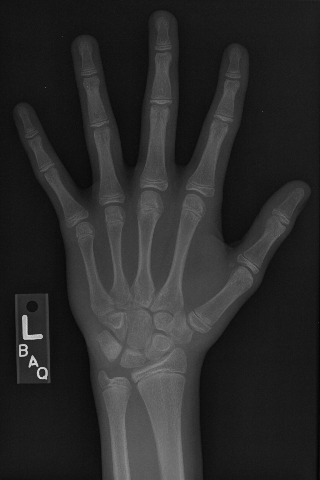
#> input picture Image Processing with Python/2- Biomedical Image Anlaysis/images/hand.png, 320 x 480 px
$ jupyter execute chapter_2.ipynb   (shell and % lines are left out)
#> lines starting #> are read from the running program, lines starting #| are printed output that depends on the picture; after the words box and inside, x2 and y2 are one past the last pixel; in counts of white or black regions, pixels touching at a corner belong together
# Chapter 2
- Intensity values
- Masks
- Filters

[cell 1]
import imageio
import numpy as np
import matplotlib.pyplot as plt

[cell 2]
# Load the hand radiograph
im = imageio.imread('images/hand.png',)
#> im is the input picture: shape (480, 320); min 3, max 224, mean 42
print('Data type:', im.dtype)
#| Data type: uint8
print('Min. value:', np.min(im))
#| Min. value: 3
print('Max value:', np.max(im))
#| Max value: 224

# Plot the grayscale image
plt.imshow(im,vmin=0,vmax=255,cmap='gray')

[cell 3]
# Import SciPy's "ndimage" module
import scipy.ndimage as ndi

# Create a histogram, binned at each possible value
hist = ndi.histogram(im,min=0,max=255,bins=256)
#> hist = 256 values, max 7684 at index 20, min 0 at index 0, mean 600

# Create a cumulative distribution function
cdf = hist.cumsum() / hist.sum()
#> cdf = 256 values from 0 to 1

# Plot the histogram and CDF
fig, axes = plt.subplots(2, 1, sharex=True)
axes[0].plot(hist, label='Histogram')
axes[1].plot(cdf, label='CDF')
#> figure, not shown here; panel 2: curve peaks at x = 224, y = 1

[cell 4]
# Create skin and bone masks
mask_bone = im >= 145
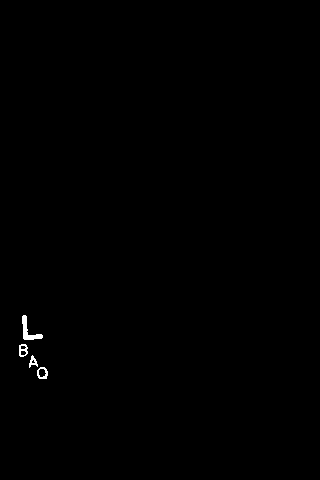
#> mask_bone: shape (480, 320) bool; 0.25% white; 4 white regions, box (x1, y1, x2, y2) and area: (22, 315, 43, 340) 187, (19, 344, 28, 357) 70, (37, 367, 48, 379) 69, (29, 355, 38, 368) 55
mask_skin = (im >= 45) & (im < 145)
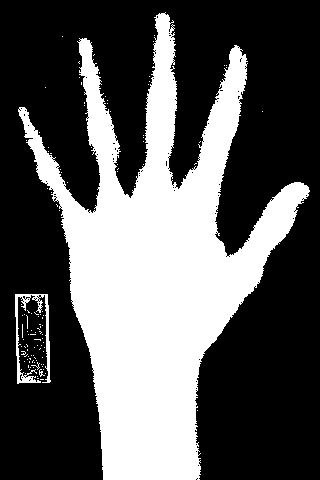
#> mask_skin: shape (480, 320) bool; 35.5% white; 115 white regions (112 under 20 px), largest, box (x1, y1, x2, y2) and area: (18, 12, 310, 480) 53416, (15, 294, 51, 384) 853, (39, 369, 45, 377) 20
# Plot the skin (0) and bone (1) masks
fig, axes = plt.subplots(1,2)
axes[0].imshow(mask_skin,cmap='gray')
axes[1].imshow(mask_bone,cmap='gray')
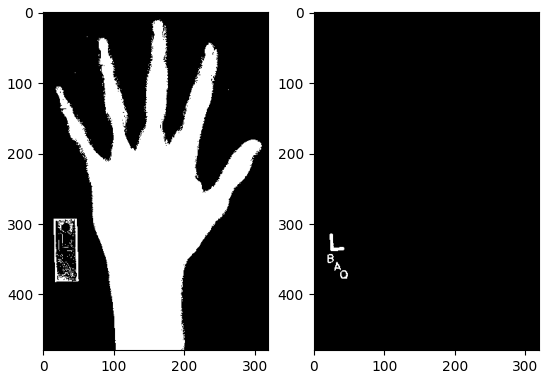
#> figure drawn by matplotlib, 2 panels

[cell 5]
# Import SciPy's "ndimage" module
import scipy.ndimage as ndi

# Screen out non-bone pixels from "im"
mask_bone = im >= 145
im_bone = np.where(mask_bone, im, 0)

# Get the histogram of bone intensities
hist = ndi.histogram(im_bone,min=1,max=255,bins=255)
#> hist = 255 values, max 14 at index 183, min 0 at index 0, mean 1.49

# Plot masked image and histogram
fig, axes = plt.subplots(2,1)
axes[0].imshow(im_bone,cmap='gray')
axes[1].plot(hist)
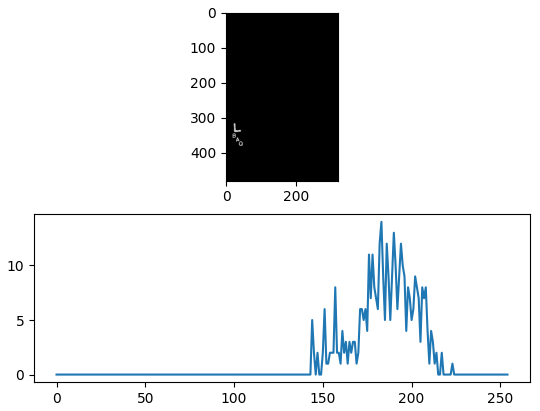
#> figure drawn by matplotlib, 2 panels; panel 2: curve peaks at x = 183, y = 14

[cell 6]
# Create and tune bone mask
mask_bone = im >= 145
mask_dilate = ndi.binary_dilation(mask_bone, iterations = 5)
#> mask_dilate: shape (480, 320) bool; 0.95% white; 1 white region, box (x1, y1, x2, y2) and area: (14, 310, 53, 384) 1462
mask_closed = ndi.binary_closing(mask_bone,iterations = 5)
#> mask_closed: shape (480, 320) bool; 0.38% white; 1 white region, box (x1, y1, x2, y2) and area: (19, 315, 48, 379) 587

# Plot masked images
fig, axes = plt.subplots(1,3)
axes[0].imshow(mask_bone,cmap='gray')
axes[1].imshow(mask_dilate,cmap='gray')
axes[2].imshow(mask_closed,cmap='gray')

[cell 7]
# Set filter weights
weights = [[0.11, 0.11, 0.11],
           [0.11, 0.11, 0.11],
           [0.11, 0.11, 0.11]]

# Convolve the image with the filter
im_filt = ndi.convolve(im, weights)

# Plot the images
fig, axes = plt.subplots(1,2)
axes[0].imshow(im,cmap='gray')
axes[1].imshow(im_filt,cmap='gray')

[cell 8]
# Set filter weights
weights = [[0.11, 0.11, 0.11],
           [0.11, 0.11, 0.11],
           [0.11, 0.11, 0.11]]

# Convolve the image with the filter
im_filt = ndi.convolve(im, weights)

# Plot the images
fig, axes = plt.subplots(1,2)
axes[0].imshow(im)
axes[1].imshow(im_filt)

[cell 9]
# Smooth "im" with Gaussian filters
im_s1 = ndi.gaussian_filter(im, sigma=1)
im_s3 =  ndi.gaussian_filter(im, sigma=3)

# Draw bone masks of each image
fig, axes = plt.subplots(1,3)
axes[0].imshow(im >= 145)
axes[1].imshow(im_s1 >= 145)
axes[2].imshow(im_s3 >= 145)
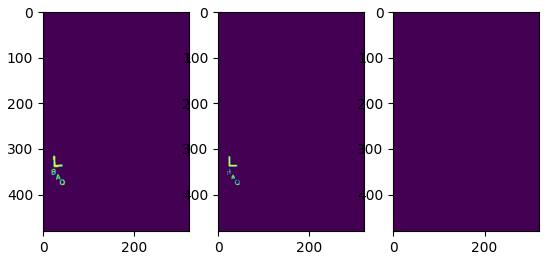
#> figure drawn by matplotlib, 3 panels

[cell 10]
# Set weights to detect vertical edges
weights = [[1,0,-1], [1,0,-1], [1,0,-1]]

# Convolve "im" with filter weights
edges = ndi.convolve(im,weights)

# Draw the image in color
plt.imshow(edges, cmap='seismic', vmin=-150, vmax=150)
plt.colorbar()
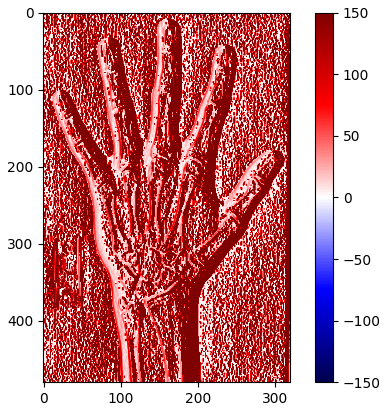
#> figure drawn by matplotlib, 2 panels

[cell 11]
# Apply Sobel filter along both axes
sobel_ax0 = ndi.sobel(im, axis=0)
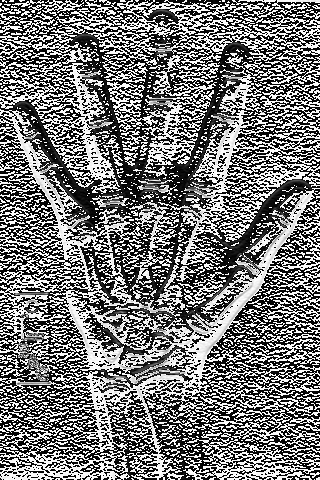
#> sobel_ax0: shape (480, 320); min 0, max 255, mean 119.5
sobel_ax1 = ndi.sobel(im, axis=1)
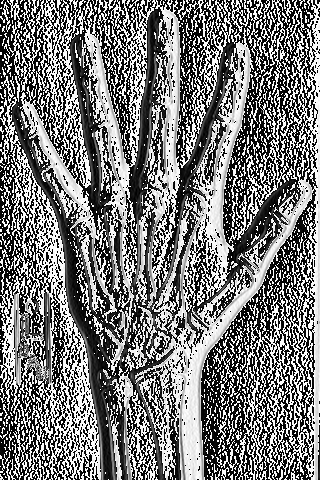
#> sobel_ax1: shape (480, 320); min 0, max 255, mean 121.6

# Calculate edge magnitude
edges = np.sqrt(np.square(sobel_ax0)+np.square(sobel_ax1))
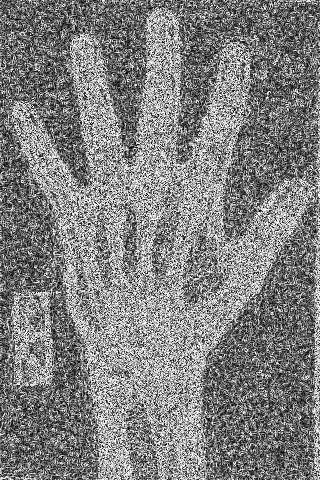
#> edges: shape (480, 320) float16; min 0, max 15.81, mean 7.95; drawn with min black and max white

# Plot edge magnitude
plt.imshow(edges.astype('float'), vmax=75,cmap='gray')
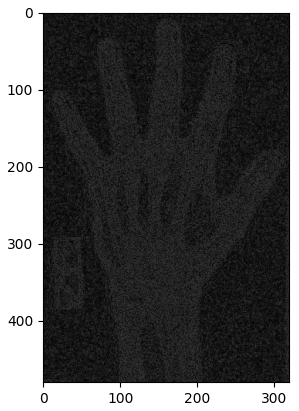
#> figure drawn by matplotlib, 1 panel
